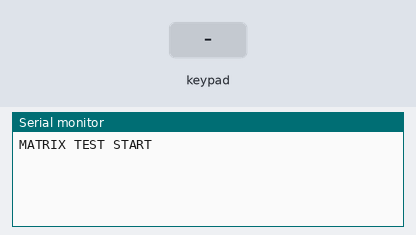
Recording of a sketch running on a simulated Arduino Uno, built for the host (arithmetic inside an expression is 32-bit, double 64-bit). On the bench: the last lines printed to the serial monitor. Wiring (inferred from the names in the program): 3×3 keypad with keys 1 2 3 4 5 6 7 8 9 (labels assumed): rows pin 2, pin 3, pin 4; columns pin 5, pin 6, pin 7. The inputs (shaded band) are chosen by the test bench.

Above: at 1.7 s.
1.8 s: key '1' pressed
At 2.5 s:
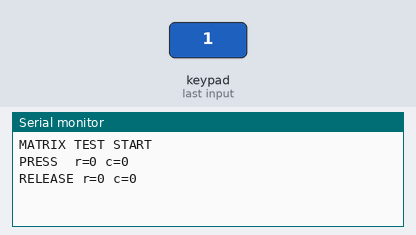
3.4 s: keypad keys 2 3 4 pressed 0.4 s apart
At 3.55 s:
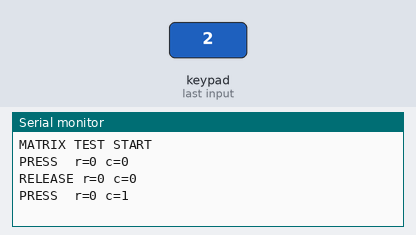
6.1 s: key '5' pressed
At 6.9 s:
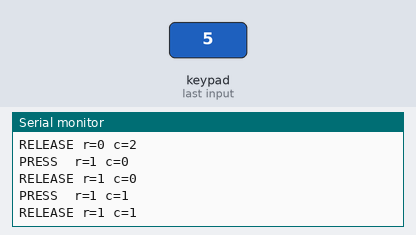
7.6 s: keypad keys 5 6 7 pressed 0.4 s apart
At 9.5 s:
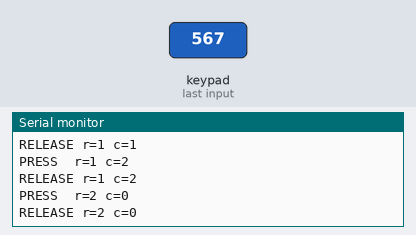
Timing chart, 0 to 11.0 s (numbered marks = the images above; inputs shaded):
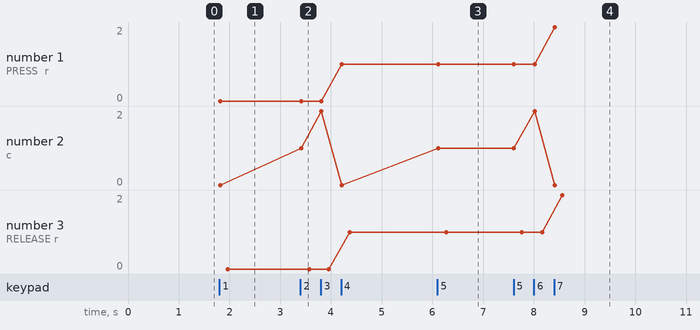

The sketch:

matrix.ino
```cpp
const uint8_t ROWS = 3;
const uint8_t COLS = 3;

const uint8_t rowPins[ROWS] = {2, 3, 4};
const uint8_t colPins[COLS] = {5, 6, 7};

bool lastState[ROWS][COLS];

void setup() {
  Serial.begin(115200);
  delay(500);
  Serial.println("MATRIX TEST START");

  for (uint8_t r = 0; r < ROWS; r++) {
    pinMode(rowPins[r], OUTPUT);
    digitalWrite(rowPins[r], LOW);
  }

  for (uint8_t c = 0; c < COLS; c++) {
    pinMode(colPins[c], INPUT_PULLDOWN);
  }

  for (uint8_t r = 0; r < ROWS; r++) {
    for (uint8_t c = 0; c < COLS; c++) {
      lastState[r][c] = false;
    }
  }
}

void loop() {
  bool currentState[ROWS][COLS] = {false};

  for (uint8_t r = 0; r < ROWS; r++) {
    digitalWrite(rowPins[r], HIGH);
    delayMicroseconds(500);

    for (uint8_t c = 0; c < COLS; c++) {
      currentState[r][c] = digitalRead(colPins[c]);
    }

    digitalWrite(rowPins[r], LOW);
  }

  for (uint8_t r = 0; r < ROWS; r++) {
    for (uint8_t c = 0; c < COLS; c++) {
      if (currentState[r][c] != lastState[r][c]) {
        if (currentState[r][c]) {
          Serial.print("PRESS  r=");
          Serial.print(r);
          Serial.print(" c=");
          Serial.println(c);
        } else {
          Serial.print("RELEASE r=");
          Serial.print(r);
          Serial.print(" c=");
          Serial.println(c);
        }
        lastState[r][c] = currentState[r][c];
      }
    }
  }

  delay(20);
}
```

Measured:
- after the input at 1.8 s, the serial monitor: prints a new line at once (image 1)
- after the input at 3.4 s, the serial monitor: prints a new line at once (image 2)
- after the input at 6.1 s, the serial monitor: prints a new line at once (image 3)
- after the input at 7.6 s, the serial monitor: prints a new line after 0.42 s (image 4)
- plotted number 1: 0 → 1 after the input at 3.4 s, 1 → 2 after the input at 7.6 s
- plotted number 2: 1 → 0 after the input at 7.6 s
- plotted number 3: 0 → 1 after the input at 3.4 s, 1 → 2 after the input at 7.6 s
